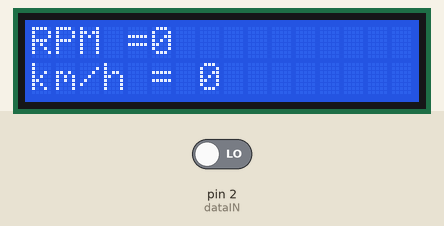
Simulated run of this sketch. Board: Arduino Uno, built with avr-gcc and run on an emulated ATmega328P. Shown: 16×2 character LCD. The inputs (shaded band) are chosen by the test bench; at power-on: pin 2 (dataIN) LOW.

Above: at 1.2 s.
1.3 s: pin 2 (dataIN) driven HIGH
At 2.0 s:
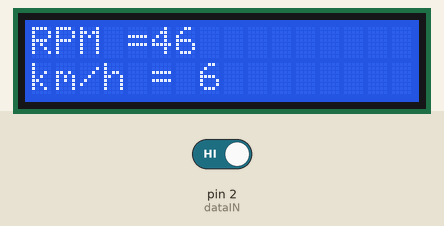
Timing chart, 0 to 4.3 s (numbered marks = the images above; inputs shaded):
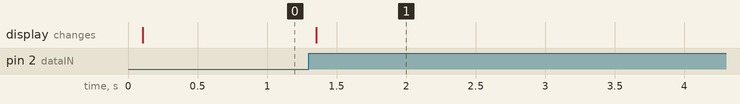

Measured:
- after the input at 1.3 s, the display: changes after 0.05 s (image 1)

The sketch:

speedlcd.ino
```cpp
#include <LiquidCrystal.h>

LiquidCrystal lcd(8,9,4,5,6,7);   //defining lcd pins

const int dataIN = 2; //IR sensor INPUT

unsigned long prevmillis; // To store time
unsigned long duration; // To store time difference
unsigned long lcdrefresh; // To store time for lcd to refresh

int rpm1; // RPM value
int rpm2;

boolean currentstate; // Current state of IR input scan
boolean prevstate; // State of IR sensor in previous scan

void setup()
{
  pinMode(dataIN,INPUT);
  lcd.begin(16,2);
  prevmillis = 0;
  prevstate = LOW;
}

void loop()
{
 // RPM Measurement
  currentstate = digitalRead(dataIN); // Read IR sensor state
 if( prevstate != currentstate) // If there is change in input
   {
     if( currentstate == HIGH ) // If input only changes from LOW to HIGH
       {
         duration = ( micros() - prevmillis ); // Time difference between revolution in microsecond
         rpm1 = (60000000/duration); // rpm = (1/ time millis)*1000*1000*60;
         prevmillis = micros(); // store time for next revolution calculation
         rpm2=((2*3.14*0.3937*rpm1)/60)*3.6;
       }
   }
  prevstate = currentstate; // store this scan (prev scan) data for next scan
  // LCD Display
  if( ( millis()-lcdrefresh ) >= 100 )
    {
      lcd.clear();
      lcd.setCursor(0,0);
      lcd.print("RPM =");
      lcd.print(rpm1);
      lcd.setCursor(0,1);
      lcd.print("km/h = ");
      lcd.print(rpm2);
      lcdrefresh = millis();
    }

}
```
